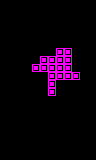

A level layout from a 2D game, rendered from its tile map. Below: a short description, then the map file with tile-grid data replaced by summaries:
An orthogonal 12x20 tile map with 8x8 px tiles, 1 tile layer (main) and 1 object (freeMovement).

<map version="1.0" orientation="orthogonal" renderorder="right-down" width="12" height="20" tilewidth="8" tileheight="8" nextobjectid="78">
 <properties>
  <property name="type" value="open" />
 </properties>
 <tileset firstgid="1" name="tiles" tilewidth="8" tileheight="8" tilecount="24" columns="6">
  <image source="../../../images/tiles.png" width="48" height="32" />
  <tile id="1">
   <properties>
    <property name="type" value="open" />
   </properties>
  </tile>
 </tileset>
 <layer name="main" width="12" height="20">
  <data>[240 cells, 17 non-empty, 1 distinct tile ids]</data>
 </layer>
 <objectgroup name="objects" />
 <objectgroup name="enemies">
  <object id="75" type="freeMovement" gid="4" x="32" y="88" width="8" height="8" />
 </objectgroup>
</map>
